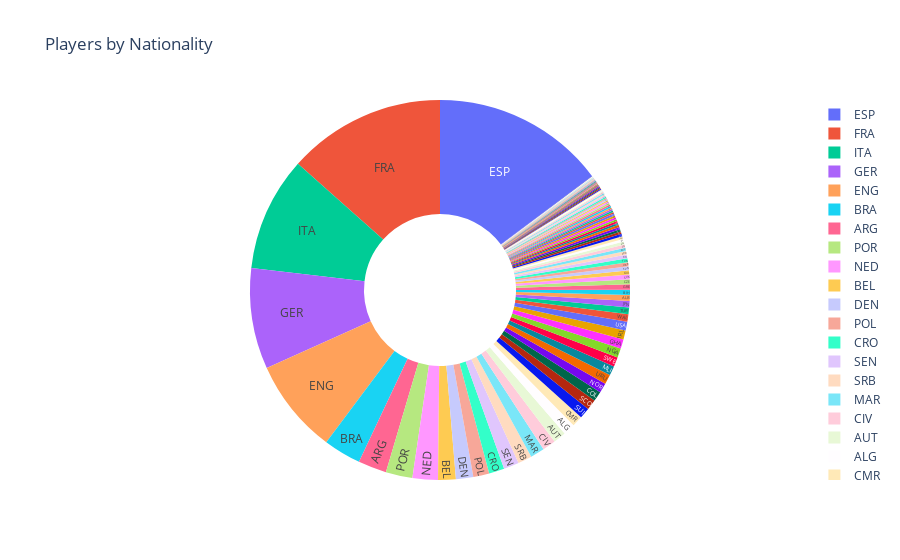

Here is the notebook cell this chart was saved with:
### Code cell
''' PLAYER BY NATIONALITY GRAPH '''

fig = px.pie(nation_perc, values="Percent", names='Nation',
             title='Players by Nationality')
fig.update_traces(textposition='inside', textinfo='label', hole=.4,)
fig.show()

### Figure 1 — Plotly figure (JSON) as saved in the notebook; plotly's stock layout.template omitted (floating-point values rounded to 4 significant figures)
{"data": [{"domain": {"x": [0, 1], "y": [0, 1]}, "hole": 0.4, "hovertemplate": "Nation=%{label}<br>Percent=%{value}<extra></extra>", "labels": ["ESP", "FRA", "ITA", "GER", "ENG", "BRA", "ARG", "POR", "NED", "BEL", "DEN", "POL", "CRO", "SEN", "SRB", "MAR", "CIV", "AUT", "ALG", "CMR", "SUI", "SCO", "COL", "NOR", "URU", "MLI", "SWE", "NGA", "GHA", "IRL", "USA", "WAL", "TUR", "JPN", "ALB", "BIH", "GRE", "CZE", "SVK", "GUI", "SVN", "UKR", "TUN", "FIN", "COD", "ROU", "CHI", "AUS", "KVX", "JAM", "ECU", "BFA", "NIR", "MEX", "COM", "GNB", "HUN", "KOR", "PAR", "GAB", "GLP", "ZIM", "TOG", "VEN", "MNE", "ZAM", "BUL", "NZL", "GAM", "ANG", "MKD", "ISR", "CAN", "MTQ", "CPV", "EGY", "CGO", "CRC", "RUS", "GEO", "LUX", "BEN", "ARM", "EQG", "HON", "ISL", "LTU", "GUF", "UZB", "IRN", "MAD", "PER", "MTN", "HAI", "LBR", "BDI", "RSA", "DOM", "MOZ", "LVA", "SUR", "CTA", "CYP", "SLE", "CUB", "EST", "IRQ", "PHI", "GRN", "AND", "MSR"], "legendgroup": "", "name": "", "showlegend": true, "textinfo": "label", "textposition": "inside", "type": "pie", "values": [15.71, 14.32, 10.33, 9.15, 8.58, 3.41, 2.57, 2.42, 2.3, 1.6, 1.57, 1.45, 1.39, 1.39, 1.27, 1.27, 1.21, 1.15, 1.09, 0.97, 0.97, 0.94, 0.91, 0.88, 0.88, 0.85, 0.85, 0.85, 0.85, 0.82, 0.79, 0.69, 0.6, 0.57, 0.54, 0.48, 0.48, 0.45, 0.42, 0.39, 0.36, 0.36, 0.36, 0.33, 0.33, 0.3, 0.3, 0.27, 0.24, 0.24, 0.24, 0.21, 0.21, 0.21, 0.21, 0.18, 0.18, 0.18, 0.18, 0.18, 0.18, 0.15, 0.15, 0.15, 0.15, 0.15, 0.15, 0.15, 0.15, 0.12, 0.12, 0.12, 0.12, 0.12, 0.12, 0.12, 0.12, 0.09, 0.09, 0.09, 0.09, 0.09, 0.09, 0.09, 0.06, 0.06, 0.06, 0.06, 0.06, 0.06, 0.06, 0.06, 0.06, 0.06, 0.03, 0.03, 0.03, 0.03, 0.03, 0.03, 0.03, 0.03, 0.03, 0.03, 0.03, 0.03, 0.03, 0.03, 0.03, 0.03, 0.03]}], "layout": {"autosize": true, "legend": {"tracegroupgap": 0}, "title": {"text": "Players by Nationality"}}}
